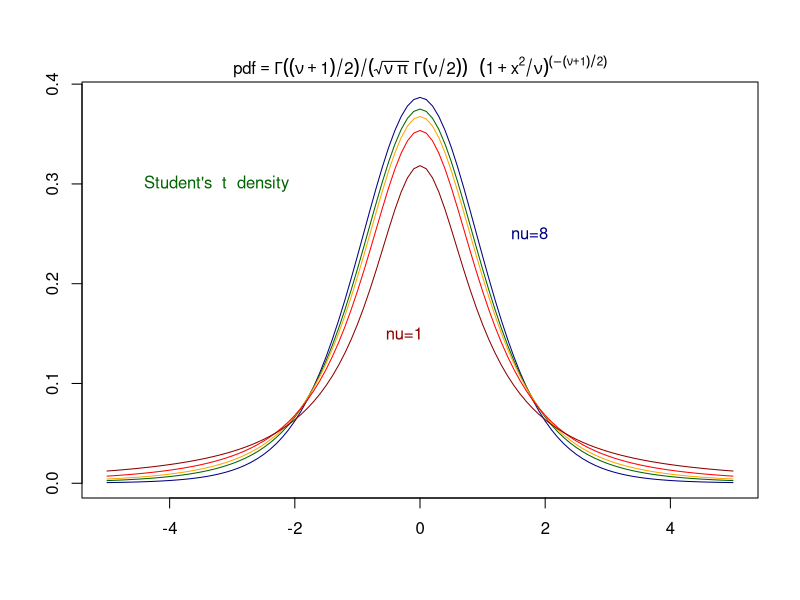

Reproduce this figure in R.

pdf1 <- function(z) { dt(z,1) }
pdf2 <- function(z) { dt(z,2) }
pdf3 <- function(z) { dt(z,3) }
pdf4 <- function(z) { dt(z,4) }
pdf8 <- function(z) { dt(z,8) }

plot( pdf8,-5,5, col="navy", xlab="", ylab="")
curve(pdf4,-5,5, add=TRUE, col="darkgreen", ylab="")
curve(pdf3,-5,5, add=TRUE, col="orange", ylab="")
curve(pdf2,-5,5, add=TRUE, col="red", ylab="")
curve(pdf1,-5,5, add=TRUE, col="darkred", ylab="")

text(-0.25,0.15,"nu=1", col="darkred")
text( 1.75,0.25,"nu=8", col="navy")
text(-3.25,0.3,"Student's  t  density", col="darkgreen")
# title("Student's  t  density converges to the Normal density", col="darkgreen")

mtext( expression( pdf == Gamma((nu+1)/2)/(sqrt(nu ~ pi) ~ Gamma(nu/2)) ~ ~ ~ (1 + x^2/nu)^(-(nu+1)/2) ) )
